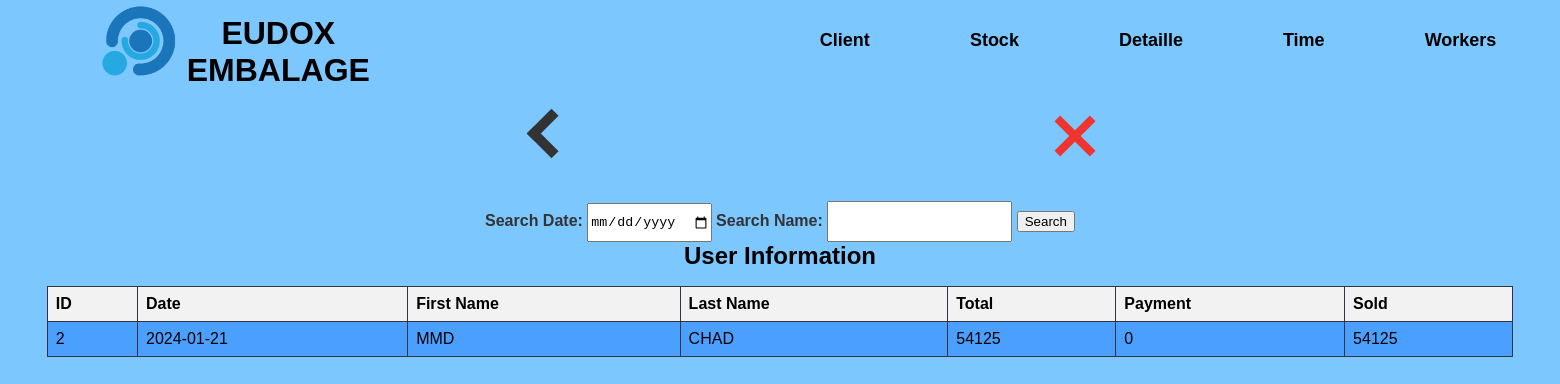
/client/view, run on the app's committed database.
### tables this page shows
CREATE TABLE stock_data (
        id INTEGER PRIMARY KEY AUTOINCREMENT,
        p_date DATE NOT NULL,
        first_name TEXT NOT NULL,
        last_name TEXT NOT NULL,
        payment INTEGER NOT NULL
    );

### app.py (the view)
@app.route('/client/view', methods=['POST', 'GET'])
def view_client():
    conn = sqlite3.connect('form_data.db')
    cursor = conn.cursor()
    if request.method == 'POST':
        search_date = request.form.get('search_date', None)
        search_name = request.form.get('search_name', None)
        if search_date and search_name:
            cursor.execute('SELECT * FROM stock_data WHERE p_date = ? AND (first_name LIKE ? OR last_name LIKE ?) ORDER BY p_date DESC',(search_date, f'%{search_name}%', f'%{search_name}%'))
        elif search_date:
            cursor.execute('SELECT * FROM stock_data WHERE p_date = ? ORDER BY p_date DESC', (search_date,))
        elif search_name:
            cursor.execute('SELECT * FROM stock_data WHERE first_name LIKE ? OR last_name LIKE ? ORDER BY p_date DESC',
                           (f'%{search_name}%', f'%{search_name}%'))
        else:
            cursor.execute('SELECT * FROM stock_data ORDER BY p_date DESC')
    else:
        cursor.execute('SELECT * FROM stock_data ORDER BY p_date DESC')
    users = cursor.fetchall()
    users_with_games = []
    for user in users:
        cursor.execute('SELECT * FROM stk_game WHERE stock_id = ?', (user[0],))
        games = cursor.fetchall()
        sold = 0
        total = 0
        for game in games:
            total = total + (game[3]*game[4]*game[5])
        sold = total - user[4]
        user_with_games = {
            'id': user[0],
            'p_date': user[1],
            'first_name': user[2],
            'last_name': user[3],
            'pay': user[4],
            'sold': sold,
            'total': total
        }
        users_with_games.append(user_with_games)
    conn.close()
    return render_template('c_view.html', users=users_with_games)

### templates/c_view.html (shortened to what this page needs)
{% extends 'main.html' %}
{% block top %}
    <a href="/client" id="back"><div class="thick-arrow-left"></div></a>
    <a href="/main" id="aclose"><div class="close"></div></a>
{% endblock %}
{% block bot %}
  <form method="POST" action="/client/view">
    <b><label for="search_date">Search Date:</label></b>
    <input type="date" id="search_date" name="search_date">
    <b><label for="search_date">Search Name:</label></b>
    <input type="text" id="search_name" name="search_name">
    <button type="submit">Search</button>
  </form>
  <h2>User Information</h2>
  <table>
    <thead>
      <tr>
        <th>ID</th>
        <th>Date</th>
        <th>First Name</th>
        <th>Last Name</th>
        <th>Total</th>
        <th>Payment</th>
        <th>Sold</th>
      </tr>
    </thead>
  <tbody>
      {% for user in users %}
      <tr onclick="window.location='/client/view/{{ user.id }}';" style="cursor: pointer;">
        <td>{{ user.id }}</td>
        <td>{{ user.p_date }}</td>
        <td>{{ user.first_name }}</td>
        <td>{{ user.last_name }}</td>
        <td>{{ user.total }}</td>
        <td>{{ user.pay }}</td>
        <td>{{ user.sold }}</td>
      </tr>
      {% endfor %}
    </tbody>
  </table>
  <br>
{% endblock %}

### static/css/style.css (style rules this page uses)
body, h1, h2, h3, p, ul, li { margin: 0; padding: 0; }
body { font-family: Arial, sans-serif; background-color: #7dc7ff; }
a { color: inherit; text-decoration: none; }
#aclose { margin-left: 28vw; }
.thick-arrow-left { margin: 35px; width: 25px; height: 25px; border: 10px solid #333; border-left: 0; border-top: 0; transform: rotate(135deg); }
#back { margin-left: 32vw; }
.close { margin: 30px; background: #f03530; height: 50px; position: relative; width: 8px; transform: rotate(45deg); }
.close:after { background: #f03530; content: ""; height: 8px; left: -21px; position: absolute; top: 21px; width: 50px; }
.bot_side label { color: #333; }
.bot_side input { height: 35px; }

### templates/c_view.html (style rules this page uses)
table { border-collapse: collapse; width: 94%; margin: 3%; margin-top: 1%; }
th, td { border: 1px solid #333344; padding: 8px; text-align: left; }
th { background-color: #f2f2f2; }
tr:nth-child(odd) td { background-color: #4ba0ff; }

### data on the page
stock_data: id "2", p_date "2024-01-21", first_name "MMD", last_name "CHAD", total "54125", pay "0", sold "54125"
